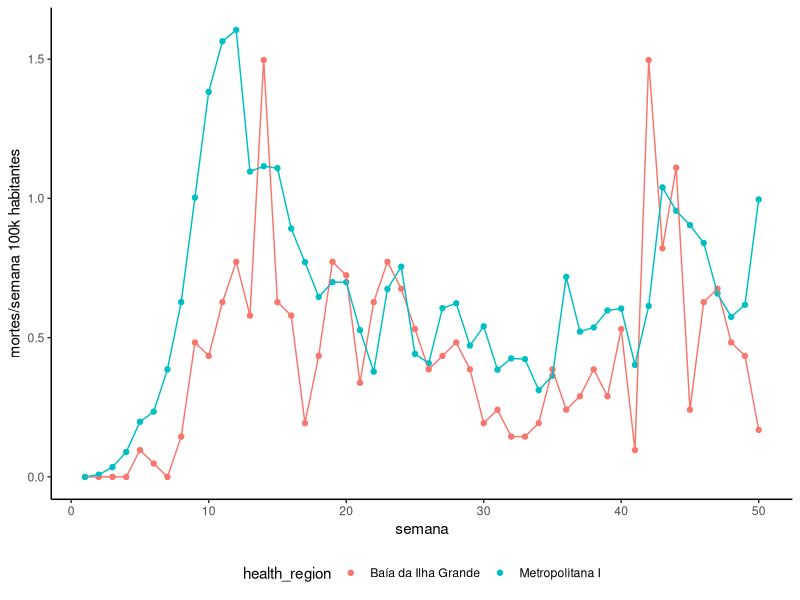
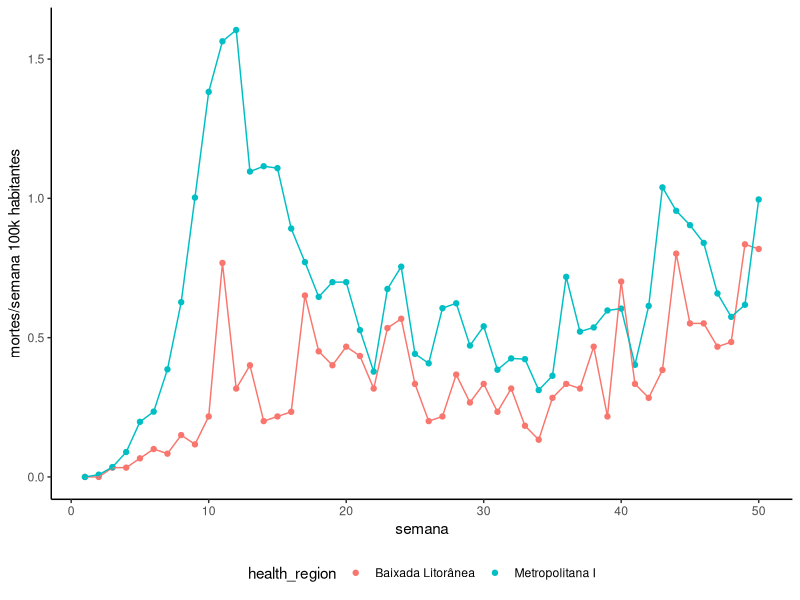
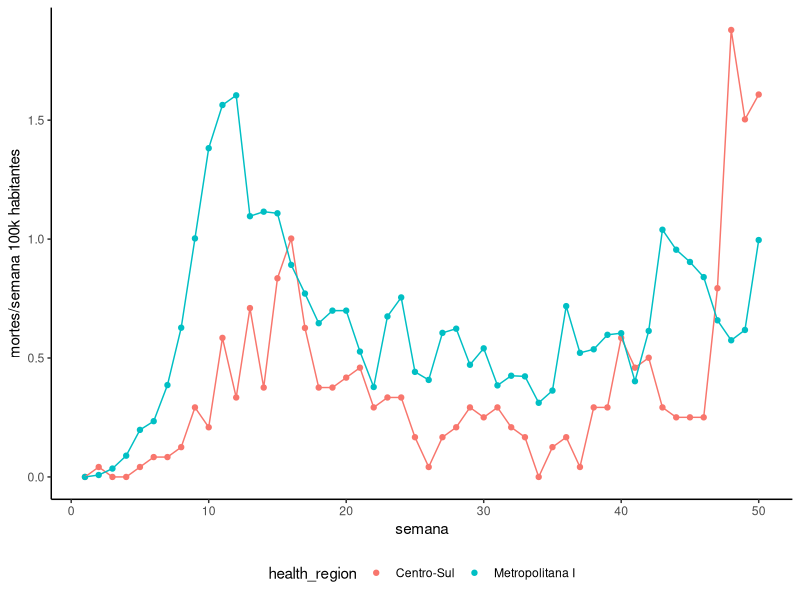
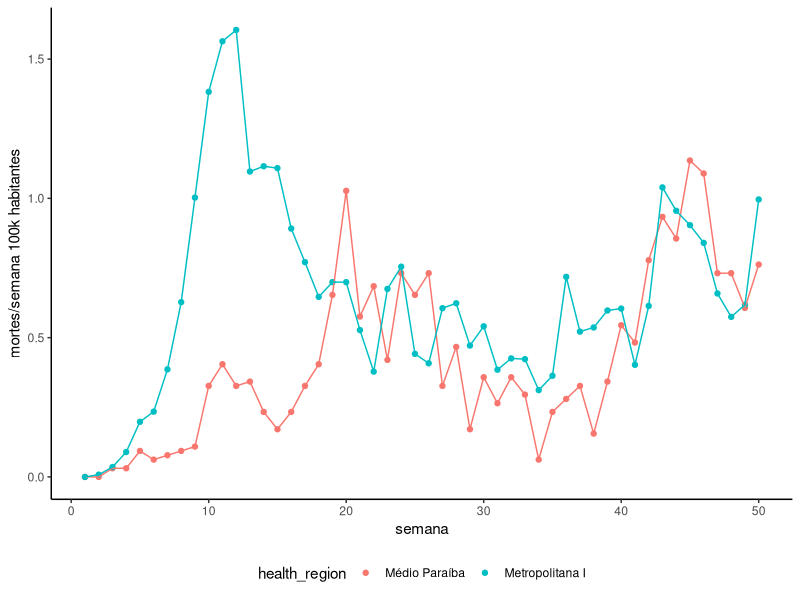
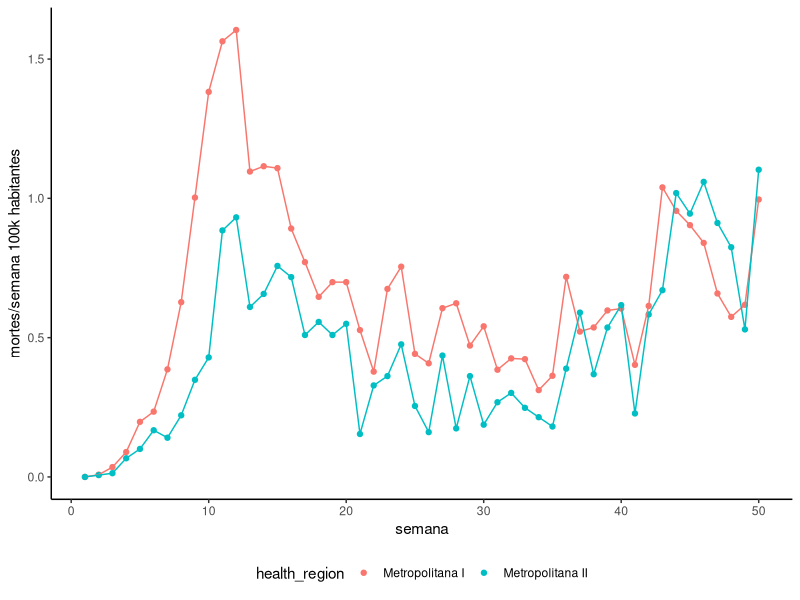
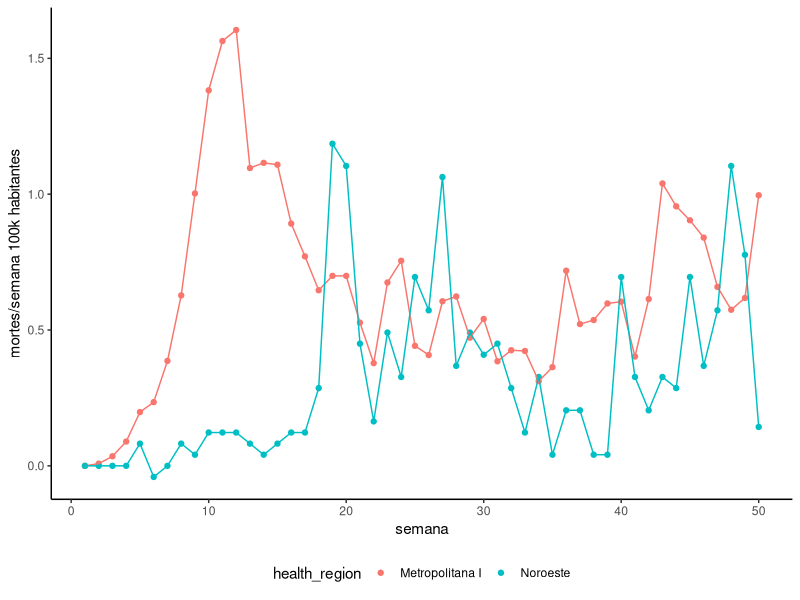
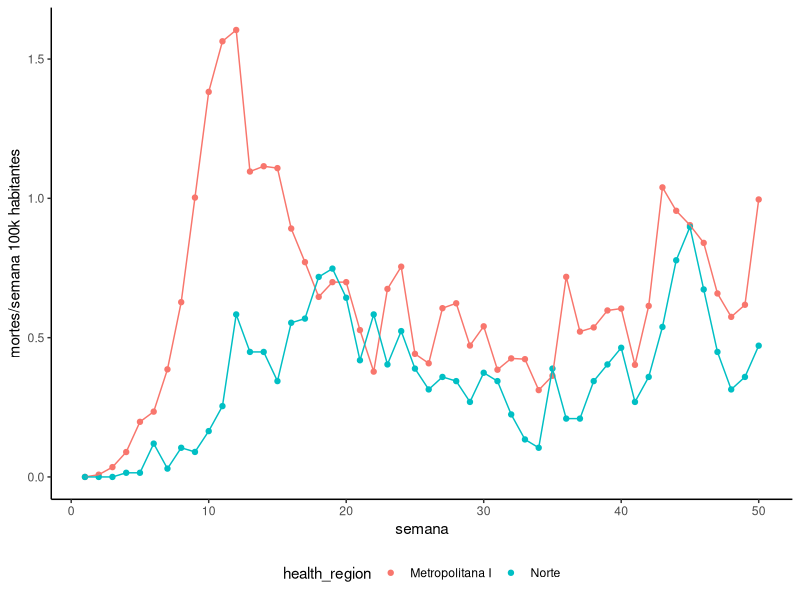
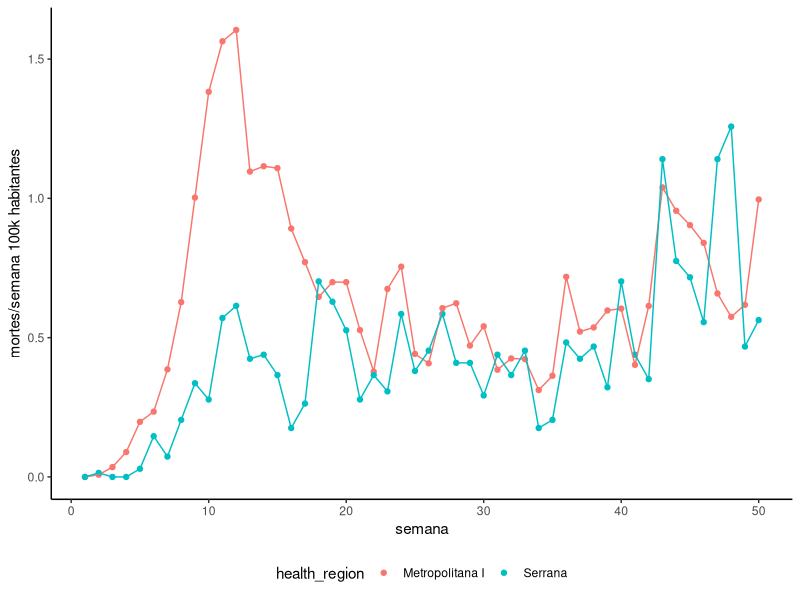

Generate these figures, in order, with R:
## ---- chunk 1
dados <- read.csv("caso.csv", header = TRUE, stringsAsFactors = FALSE)
## ---- chunk 2
dados <- dados[dados$state == "RJ" & dados$place_type == "city", ]
dados <- dados[ , - c(2, 4, 9)] # state, place_type, estimated_population_2019
dados <- dados[dados$city != "Importados/Indefinidos", ]
## ---- chunk 3
dados$deaths_day <- 0

municipios <- sort(unique(dados$city))

for (municipio in municipios) {
  indices <- sort(dados[dados$city == municipio, "order_for_place"])
  acumulado <- 0
  for (indice in indices) {
    mortes_no_dia <- dados[dados$city == municipio & dados$order_for_place == indice, "deaths"] - acumulado
    dados[dados$city == municipio & dados$order_for_place == indice, "deaths_day"] <- mortes_no_dia
    acumulado <- dados[dados$city == municipio & dados$order_for_place == indice, "deaths"]
  }
}
## ---- chunk 4
# seleciona apenas colunas de interesse
temp <- dados[ , c("date", "city", "estimated_population", "deaths_day")]

# todas as datas que existem no conjunto de dados
datas <- sort(unique(temp$date))

linha <- nrow(temp)
for (municipio in municipios) {
  populacao <- unique(temp[temp$city == municipio, "estimated_population"])
  for (data in datas) {
    if (nrow(temp[temp$city == municipio & temp$date == data,]) == 0) {
      linha <- linha + 1
      temp[(linha), "date"] <- data
      temp[(linha), "city"] <- municipio
      temp[(linha), "estimated_population"] <- populacao
      temp[(linha), "deaths_day"] <- 0 
    }
  }
}

temp$week <- 0

datas <- sort(unique(temp$date))

# Para cada data o numero de sua semana
for (municipio in municipios) {
  i <- 0
  for (data in datas) {
    temp[temp$city == municipio & temp$date == data, "week"] <- as.integer(i / 7) + 1
    i <- i + 1
  }
}

# Semanas, cidades e média de mortes de cada semana:
semanal <- data.frame(week = 0, city = "", mean_deaths_week = 0, estimated_population=0, stringsAsFactors = FALSE)

semanas <- sort(unique(temp$week))

i <- 1
for (municipio in municipios) {
  for (semana in semanas) {
    total <- sum(temp[temp$city == municipio & temp$week == semana, "deaths_day"])
    linhas <- nrow(temp[temp$city == municipio & temp$week == semana, ])
    semanal[i, "week"] <- semana
    semanal[i, "city"] <- municipio
    semanal[i, "mean_deaths_week"] <- total / linhas
    i<- i + 1
  }
  semanal[semanal$city == municipio, "estimated_population"] <- unique(temp[temp$city == municipio, "estimated_population"])
}
## ---- chunk 5
regioes_saude <- read.csv("regioes_saude.csv", header = TRUE, stringsAsFactors = FALSE)

semanal <- merge(semanal, regioes_saude, by="city", all.x=TRUE)
## ---- chunk 6
agregado <- aggregate(semanal[ , c("mean_deaths_week", "estimated_population")], by = list(semanal$week, semanal$health_region), FUN = sum)
colnames(agregado) <- c("week", "health_region", "mean_deaths_week", "estimated_population")
## ---- chunk 7
agregado$mean_deaths_week_100k_inhabitants <- 100000 * agregado$mean_deaths_week / agregado$estimated_population
## ---- chunk 8
library("ggplot2")
## ---- chunk 9
ggplot(agregado[agregado$health_region %in% c("Metropolitana I", "Baía da Ilha Grande"),], aes(x=week, y=mean_deaths_week_100k_inhabitants, group=health_region)) +
  geom_point(aes(color=health_region)) +
  geom_line(aes(color=health_region), show.legend = FALSE) +
  labs(x = "semana", y = "mortes/semana 100k habitantes") +
  theme(legend.position="bottom", panel.background = element_blank(), axis.line = element_line(colour = "black"))

ggplot(agregado[agregado$health_region %in% c("Metropolitana I", "Baixada Litorânea" ),], aes(x=week, y=mean_deaths_week_100k_inhabitants, group=health_region)) +
  geom_point(aes(color=health_region)) +
  geom_line(aes(color=health_region), show.legend = FALSE) +
  labs(x = "semana", y = "mortes/semana 100k habitantes") +
  theme(legend.position="bottom", panel.background = element_blank(), axis.line = element_line(colour = "black")) 

ggplot(agregado[agregado$health_region %in% c("Metropolitana I", "Centro-Sul"),], aes(x=week, y=mean_deaths_week_100k_inhabitants, group=health_region)) +
  geom_point(aes(color=health_region)) +
  geom_line(aes(color=health_region), show.legend = FALSE) +
  labs(x = "semana", y = "mortes/semana 100k habitantes") +
  theme(legend.position="bottom", panel.background = element_blank(), axis.line = element_line(colour = "black"))

ggplot(agregado[agregado$health_region %in% c("Metropolitana I", "Médio Paraíba" ),], aes(x=week, y=mean_deaths_week_100k_inhabitants, group=health_region)) +
  geom_point(aes(color=health_region)) +
  geom_line(aes(color=health_region), show.legend = FALSE) +
  labs(x = "semana", y = "mortes/semana 100k habitantes") +
  theme(legend.position="bottom", panel.background = element_blank(), axis.line = element_line(colour = "black")) 

ggplot(agregado[agregado$health_region %in% c("Metropolitana I", "Metropolitana II" ),], aes(x=week, y=mean_deaths_week_100k_inhabitants, group=health_region)) +
  geom_point(aes(color=health_region)) +
  geom_line(aes(color=health_region), show.legend = FALSE) +
  labs(x = "semana", y = "mortes/semana 100k habitantes") +
  theme(legend.position="bottom", panel.background = element_blank(), axis.line = element_line(colour = "black")) 

ggplot(agregado[agregado$health_region %in% c("Metropolitana I", "Noroeste"),], aes(x=week, y=mean_deaths_week_100k_inhabitants, group=health_region)) +
  geom_point(aes(color=health_region)) +
  geom_line(aes(color=health_region), show.legend = FALSE) +
  labs(x = "semana", y = "mortes/semana 100k habitantes") +
  theme(legend.position="bottom", panel.background = element_blank(), axis.line = element_line(colour = "black")) 

ggplot(agregado[agregado$health_region %in% c("Metropolitana I", "Norte"),], aes(x=week, y=mean_deaths_week_100k_inhabitants, group=health_region)) +
  geom_point(aes(color=health_region)) +
  geom_line(aes(color=health_region), show.legend = FALSE) +
  labs(x = "semana", y = "mortes/semana 100k habitantes") +
  theme(legend.position="bottom", panel.background = element_blank(), axis.line = element_line(colour = "black")) 

ggplot(agregado[agregado$health_region %in% c("Metropolitana I", "Serrana"),], aes(x=week, y=mean_deaths_week_100k_inhabitants, group=health_region)) +
  geom_point(aes(color=health_region)) +
  geom_line(aes(color=health_region), show.legend = FALSE) +
  labs(x = "semana", y = "mortes/semana 100k habitantes") +
  theme(legend.position="bottom", panel.background = element_blank(), axis.line = element_line(colour = "black")) 
## ---- chunk 10
agregado$percentage_change <- 0

regioes <- sort(unique(agregado$health_region))
semanas <- sort(unique(agregado$week))

for (regiao in regioes) {
  ultimas_semanas <- c(0, 0, 0)
  
  for (semana in semanas) {
    esta_semana <- agregado[agregado$health_region == regiao & agregado$week == semana, "mean_deaths_week"]
    ultimas_semanas[semana %% 3 + 1] <- esta_semana
    
    mudanca_percentual <- 0
    if (esta_semana != 0) {
      if (semana > 3) {
        mudanca_percentual <- esta_semana / ultimas_semanas[(semana + 1) %% 3 + 1] - 1
      } else {
        mudanca_percentual <- esta_semana / ultimas_semanas[2] - 1
      }
      
      if (is.infinite(mudanca_percentual)) {  # divisao por zero (Inf)?
        mudanca_percentual <- 1
        if (esta_semana < 0) {
          mudanca_percentual <- -1
        }
      }
    }
    agregado[agregado$health_region == regiao & agregado$week == semana, "percentage_change"] <- mudanca_percentual
    
  }
}

## ---- chunk 11
ggplot(agregado[agregado$health_region %in% c("Metropolitana I", "Baía da Ilha Grande"),], aes(x=week, y=percentage_change, group=health_region)) +
  geom_point(aes(color=health_region)) +
  geom_line(aes(color=health_region), show.legend = FALSE) +
  labs(x = "semana", y = "mortes/semana % (2 semanas)") +
  theme(legend.position="bottom", panel.background = element_blank(), axis.line = element_line(colour = "black"))

ggplot(agregado[agregado$health_region %in% c("Metropolitana I", "Baixada Litorânea" ),], aes(x=week, y=percentage_change, group=health_region)) +
  geom_point(aes(color=health_region)) +
  geom_line(aes(color=health_region), show.legend = FALSE) +
  labs(x = "semana", y = "mortes/semana % (2 semanas)") +
  theme(legend.position="bottom", panel.background = element_blank(), axis.line = element_line(colour = "black")) 

ggplot(agregado[agregado$health_region %in% c("Metropolitana I", "Centro-Sul"),], aes(x=week, y=percentage_change, group=health_region)) +
  geom_point(aes(color=health_region)) +
  geom_line(aes(color=health_region), show.legend = FALSE) +
  labs(x = "semana", y = "mortes/semana % (2 semanas)") +
  theme(legend.position="bottom", panel.background = element_blank(), axis.line = element_line(colour = "black"))

ggplot(agregado[agregado$health_region %in% c("Metropolitana I", "Médio Paraíba" ),], aes(x=week, y=percentage_change, group=health_region)) +
  geom_point(aes(color=health_region)) +
  geom_line(aes(color=health_region), show.legend = FALSE) +
  labs(x = "semana", y = "mortes/semana % (2 semanas)") +
  theme(legend.position="bottom", panel.background = element_blank(), axis.line = element_line(colour = "black")) 

ggplot(agregado[agregado$health_region %in% c("Metropolitana I", "Metropolitana II" ),], aes(x=week, y=percentage_change, group=health_region)) +
  geom_point(aes(color=health_region)) +
  geom_line(aes(color=health_region), show.legend = FALSE) +
  labs(x = "semana", y = "mortes/semana % (2 semanas)") +
  theme(legend.position="bottom", panel.background = element_blank(), axis.line = element_line(colour = "black")) 

ggplot(agregado[agregado$health_region %in% c("Metropolitana I", "Noroeste"),], aes(x=week, y=percentage_change, group=health_region)) +
  geom_point(aes(color=health_region)) +
  geom_line(aes(color=health_region), show.legend = FALSE) +
  labs(x = "semana", y = "mortes/semana % (2 semanas)") +
  theme(legend.position="bottom", panel.background = element_blank(), axis.line = element_line(colour = "black")) 

ggplot(agregado[agregado$health_region %in% c("Metropolitana I", "Norte"),], aes(x=week, y=percentage_change, group=health_region)) +
  geom_point(aes(color=health_region)) +
  geom_line(aes(color=health_region), show.legend = FALSE) +
  labs(x = "semana", y = "mortes/semana % (2 semanas)") +
  theme(legend.position="bottom", panel.background = element_blank(), axis.line = element_line(colour = "black")) 

ggplot(agregado[agregado$health_region %in% c("Metropolitana I", "Serrana"),], aes(x=week, y=percentage_change, group=health_region)) +
  geom_point(aes(color=health_region)) +
  geom_line(aes(color=health_region), show.legend = FALSE) +
  labs(x = "semana", y = "mortes/semana % (2 semanas)") +
  theme(legend.position="bottom", panel.background = element_blank(), axis.line = element_line(colour = "black")) 
